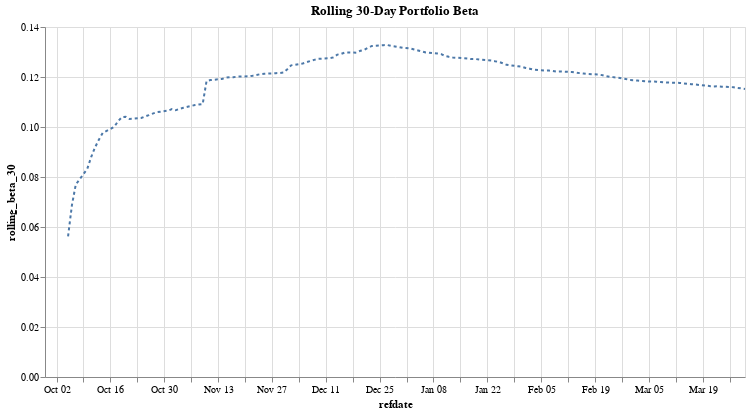

Here is the notebook cell this chart was saved with:
### Code cell
#Rolling 30 -Day beta

portfolio_beta['rolling_beta_30'] = (
    portfolio_beta['portfolio_beta']
    .rolling(window=30, min_periods=5)
    .mean()
)

chart_rolling = (
    alt.Chart(portfolio_beta)
    .mark_line(strokeDash=[3,3], strokeWidth=2)
    .encode(
        x="refdate:T",
        y="rolling_beta_30:Q",
        tooltip=["refdate:T", "rolling_beta_30:Q"]
    )
    .properties(
        title="Rolling 30-Day Portfolio Beta",
        width=700,
        height=350
    )
)

chart_rolling

### Figure 1 — Vega-Lite specification as saved in the notebook (floating-point values rounded to 4 significant figures; data arrays with more than 128 entries replaced by an {"elided": "..."} marker saying what was removed)
{"config": {"view": {"continuousWidth": 300, "continuousHeight": 300}}, "data": {"name": "data-b0c9f6e476f57814c1850ab1fe8f6565"}, "mark": {"type": "line", "strokeDash": [3, 3], "strokeWidth": 2}, "encoding": {"tooltip": [{"field": "refdate", "type": "temporal"}, {"field": "rolling_beta_30", "type": "quantitative"}], "x": {"field": "refdate", "type": "temporal"}, "y": {"field": "rolling_beta_30", "type": "quantitative"}}, "height": 350, "title": "Rolling 30-Day Portfolio Beta", "width": 700, "$schema": "https://vega.github.io/schema/vega-lite/v5.20.1.json", "datasets": {"data-b0c9f6e476f57814c1850ab1fe8f6565": {"elided": "136 records"}}}
